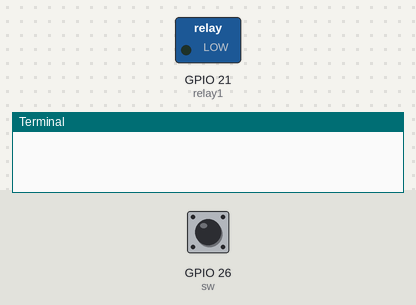
A program run on a simulated Raspberry Pi (BCM pin numbers). Shown: switched loads named in the program (green lamp = pin HIGH), the last lines printed to the terminal. Inputs (shaded band) come from the test bench; at power-on: GPIO 26 (sw) HIGH.

Above: at 1.2 s.
1.3 s: GPIO 26 (sw) pulled LOW for 3.2 s
At 5.1 s:
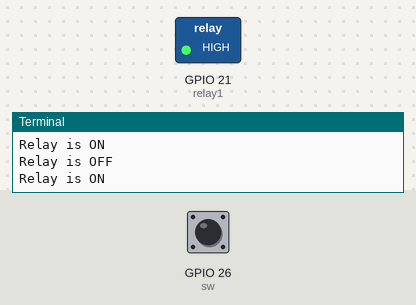
6.0 s: GPIO 26 (sw) pulled LOW for 0.15 s
At 6.4 s:
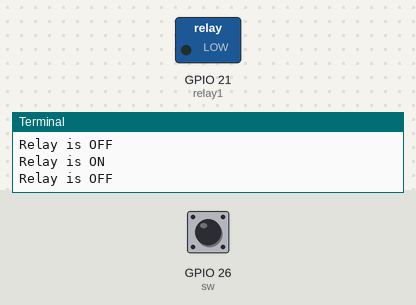
Timing chart, 0 to 9.0 s (numbered marks = the images above; inputs shaded):
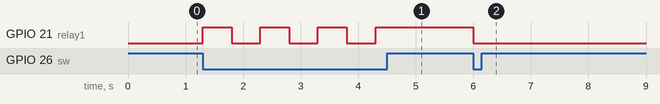

Measured:
- after the input at 1.3 s, GPIO 21 (relay1): alternates HIGH for 0.50 s and LOW for 0.50 s, 7 changes in all, then stays HIGH, starting at once
- after the input at 6.0 s, GPIO 21 (relay1): HIGH → LOW at once

The program:

controlling_relay_with_pushbutton_switch.py
```python
import RPi.GPIO as GPIO
import time

# Set up GPIO
GPIO.setmode(GPIO.BCM)
GPIO.setwarnings(False)
relay1 = 21
sw = 26

# Set up GPIO pins
GPIO.setup(relay1, GPIO.OUT)
GPIO.setup(sw,GPIO.IN)

 # Use pull-up resistor for the button

# Initialize relay state
relay_state = False

# Toggle function for relay
def toggle_relay():
    global relay_state
    relay_state = not relay_state  # Toggle the state
    GPIO.output(relay1, GPIO.HIGH if relay_state else GPIO.LOW)
    print(f"Relay is {'ON' if relay_state else 'OFF'}")

# Main loop
try:
    while True:
        button_state = GPIO.input(sw)

        if button_state == GPIO.LOW:  # Button is pressed (assuming active-low)
            toggle_relay()
            time.sleep(0.5)  # Debounce delay to prevent multiple toggles
finally:
    GPIO.cleanup()
```
